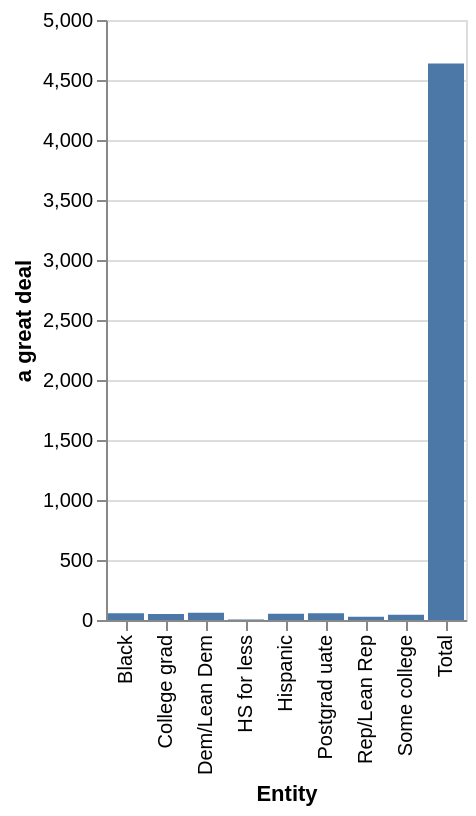

The Vega-Lite source for this figure:
### Vega-Lite specification from a JSON file in a GitHub repository (floating-point values rounded to 4 significant figures)
{"$schema": "https://vega.github.io/schema/vega-lite/v5.json", "description": "Bar chart auto-generated from CSV", "data": {"values": [{"Entity": "Dem/Lean Dem", "a great deal": 60.0}, {"Entity": "Rep/Lean Rep", "a great deal": 28.0}, {"Entity": "HS for less", "a great deal": 4.1}, {"Entity": "Some college", "a great deal": 44.0}, {"Entity": "College grad", "a great deal": 50.0}, {"Entity": "Postgrad uate", "a great deal": 56.0}, {"Entity": "Hispanic", "a great deal": 53.0}, {"Entity": "Black", "a great deal": 56.0}, {"Entity": "White", "a great deal": NaN}, {"Entity": "Total", "a great deal": 4638.0}]}, "mark": "bar", "encoding": {"x": {"field": "Entity", "type": "ordinal"}, "y": {"field": "a great deal", "type": "quantitative"}}}
